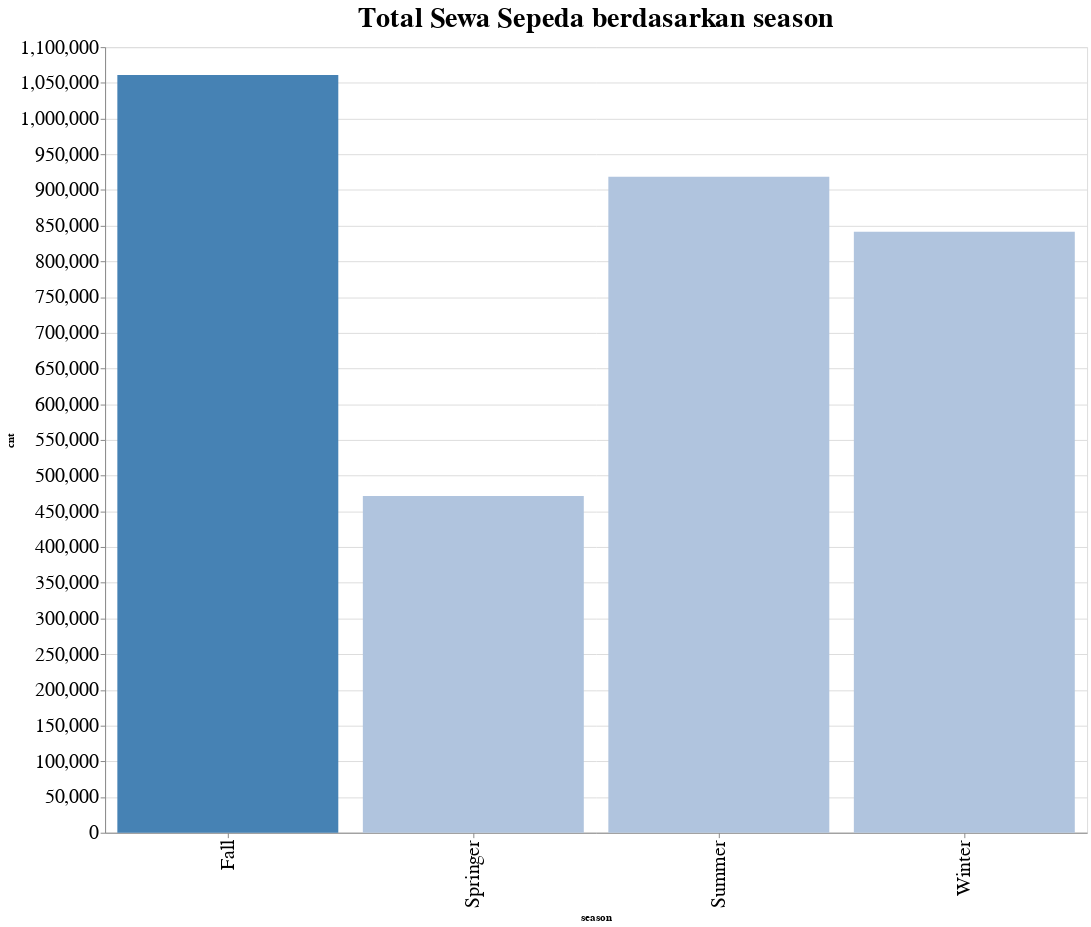

The notebook cell saved with this chart:
### Markdown cell above
1. PT Kheni Mandiri merupakan suatu PT yang menyediakan jasa sewa sepeda untuk masyarakat di sekitar kampus IPB University. PT Kheni Mandiri ingin mengetahui season apa yang total sewa sepeda miliknya paling banyak dan paling sedikit. Hal ini dapat digunakan untuk evaluasi PT kedepannya. Dan memberikan strategi pengembangan bisnisnya agar lebih sukses.

### Code cell
# Import necessary libraries
import altair as alt
import pandas as pd

# Assuming data is already loaded into 'data' DataFrame

# Mengganti nilai dalam kolom 'season' dengan label yang sesuai
data['season'] = data['season'].replace({1: 'Springer', 2: 'Summer', 3: 'Fall', 4: 'Winter'})

# Visualisasi dengan Altair
def rental_by_season():
    # Menghitung total sewa sepeda berdasarkan season
    season_cnt = data.groupby('season')['cnt'].sum().reset_index()
    
    # Mencari season dengan total sewa sepeda tertinggi dan terendah
    max_season = season_cnt.loc[season_cnt['cnt'].idxmax()]
    min_season = season_cnt.loc[season_cnt['cnt'].idxmin()]

    # Konfigurasi ukuran font
    text_font_size = 20

    # Membuat chart menggunakan Altair
    chart = alt.Chart(season_cnt).mark_bar().encode(
        x=alt.X('season:N', axis=alt.Axis(labelFontSize=text_font_size)),  
        y=alt.Y('cnt:Q', axis=alt.Axis(labelFontSize=text_font_size)),     
        color=alt.condition(
            alt.datum.season == max_season['season'],
            alt.value('steelblue'),
            alt.value('lightsteelblue')
        ),
        tooltip=['season', 'cnt']
    ).properties(
        width=1000,
        height=800,
        title={
            "text": "Total Sewa Sepeda berdasarkan season",
            "fontSize": text_font_size + 9  
        }
    )
    
    # Menampilkan chart
    chart.display()

# Panggil fungsi untuk menampilkan chart
rental_by_season()

### Figure 1 — Vega-Lite specification as saved in the notebook (floating-point values rounded to 4 significant figures)
{"config": {"view": {"continuousWidth": 300, "continuousHeight": 300}}, "data": {"name": "data-7729dca8fa3fe6fca888cffbb69b6476"}, "mark": {"type": "bar"}, "encoding": {"color": {"condition": {"test": "(datum.season === 'Fall')", "value": "steelblue"}, "value": "lightsteelblue"}, "tooltip": [{"field": "season", "type": "nominal"}, {"field": "cnt", "type": "quantitative"}], "x": {"axis": {"labelFontSize": 20}, "field": "season", "type": "nominal"}, "y": {"axis": {"labelFontSize": 20}, "field": "cnt", "type": "quantitative"}}, "height": 800, "title": {"text": "Total Sewa Sepeda berdasarkan season", "fontSize": 29}, "width": 1000, "$schema": "https://vega.github.io/schema/vega-lite/v5.8.0.json", "datasets": {"data-7729dca8fa3fe6fca888cffbb69b6476": [{"season": "Springer", "cnt": 471348}, {"season": "Summer", "cnt": 918589}, {"season": "Fall", "cnt": 1061129}, {"season": "Winter", "cnt": 841613}]}}
